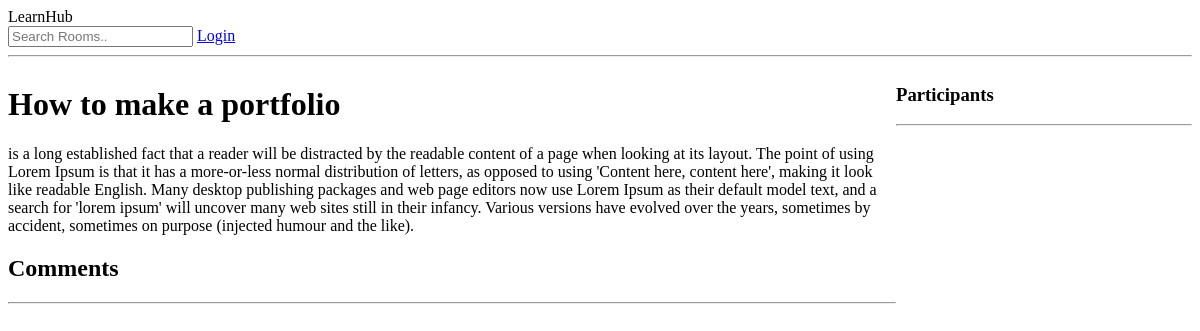
/rooms/2/, run on an earlier commit of the app's database.
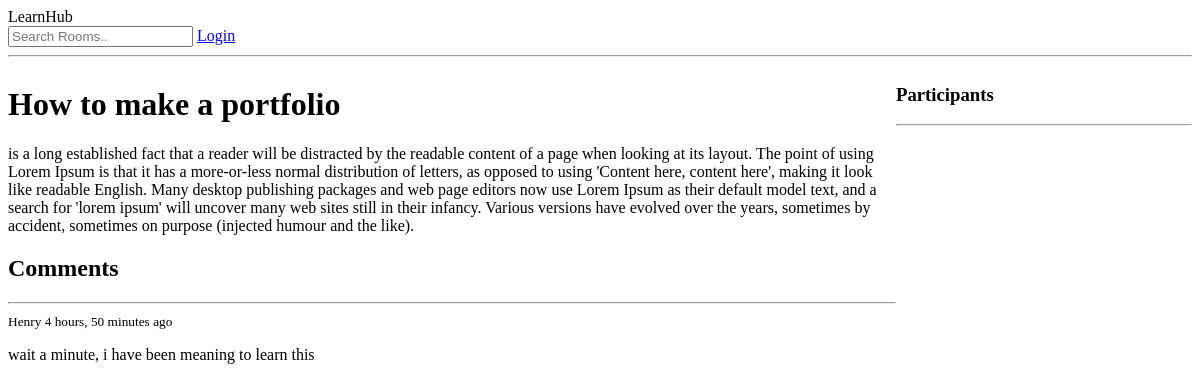
And on a later commit of the database.
### rooms/models.py (models this page shows, shortened)
class Message(models.Model):
    user =models.ForeignKey(User, on_delete=models.CASCADE)
    room = models.ForeignKey(Room, on_delete=models.CASCADE)
    body = models.TextField()
    updated = models.DateTimeField(auto_now=True) # Updates on every save
    created = models.DateTimeField(auto_now_add=True)  # Set once on creation
    class Meta:
        ordering = ['-created', '-updated']

### rooms/views.py (the view, shortened to what this page needs)
# urls.py: path('<int:pk>/',views.room,name = 'room'),
def room(request,pk):
    room = get_object_or_404(Room, id=pk)
    room_messages = room.message_set.all()#fetches all messages related to that room and orders them by created time
    participants = room.participants.all()
    return render(request, 'room/room.html',{'room':room, 'room_messages':room_messages, 'participants':participants})

### templates/room/room.html (shortened to what this page needs)
{%extends 'base.html'%}
{% block content %}
<div class = "room-container">
    <div>
    <h1>{{ room.name }}</h1>
<p>{{ room.description }}</p>
<div class = "comment-wrapper">
    <h2>Comments</h2>
    <hr>
    {%for message in room_messages%}
    <div>
        <small>{{message.user}}  {{message.created|timesince}} ago</small>
        <p>{{message.body}}</p>
    </div>
    {% endfor %}
</div>
</div>
<div>
    <h3>Participants</h3>
    <hr>
</div>
</div>
{% endblock content %}

What changed in the data, as far as the page shows it:
added Message: user "Henry", created "4 hours, 50 minutes", body "wait a minute, i have been meaning to learn this"
